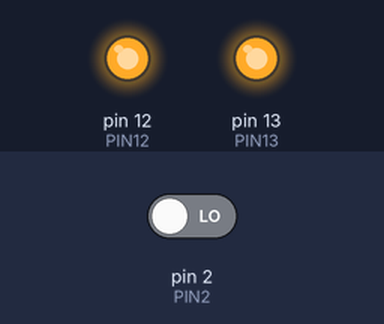
This sketch was run on a simulated Arduino Uno, built with avr-gcc and run on an emulated ATmega328P. Parts: output pins drawn as LEDs (lit = HIGH). The inputs (shaded band) are chosen by the test bench; at power-on: pin 2 (PIN2) LOW.

Above: at 1.2 s.
1.3 s: pin 2 (PIN2) driven HIGH
At 2.8 s:
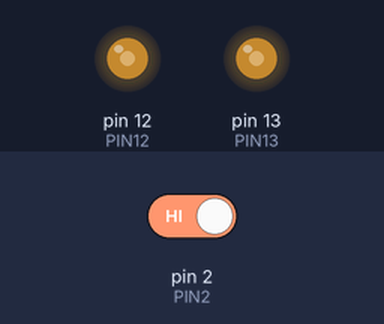
Timing chart, 0 to 4.3 s (numbered marks = the images above; inputs shaded):
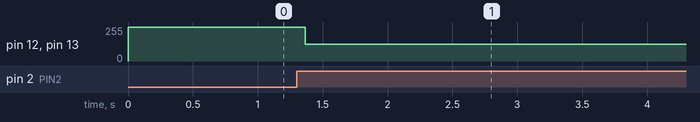

The sketch:

botao_leds.ino
```cpp
// C++ code
// Clicar no botão para ligar e desligar os leds

#define PIN13 13
#define PIN12 12
#define PIN2 2

int state = 1;
int buton = PIN2;

void setup()
{
  pinMode(PIN13, OUTPUT);
  pinMode(PIN12, OUTPUT);
  pinMode(buton, INPUT);
}

void loop()
{
  if (digitalRead(buton) == HIGH)
	state = !state;
    if (state == 1){
		digitalWrite(PIN12, HIGH);
    	digitalWrite(PIN13, HIGH);
      	delay(5);
    }else{
		digitalWrite(PIN12, LOW);
    	digitalWrite(PIN13, LOW);
      	delay(5);
    }
}
```

Measured:
- after the input at 1.3 s, pin 12 (PIN12), pin 13 (PIN13): 255/255 → 127/255 after 0.06 s
